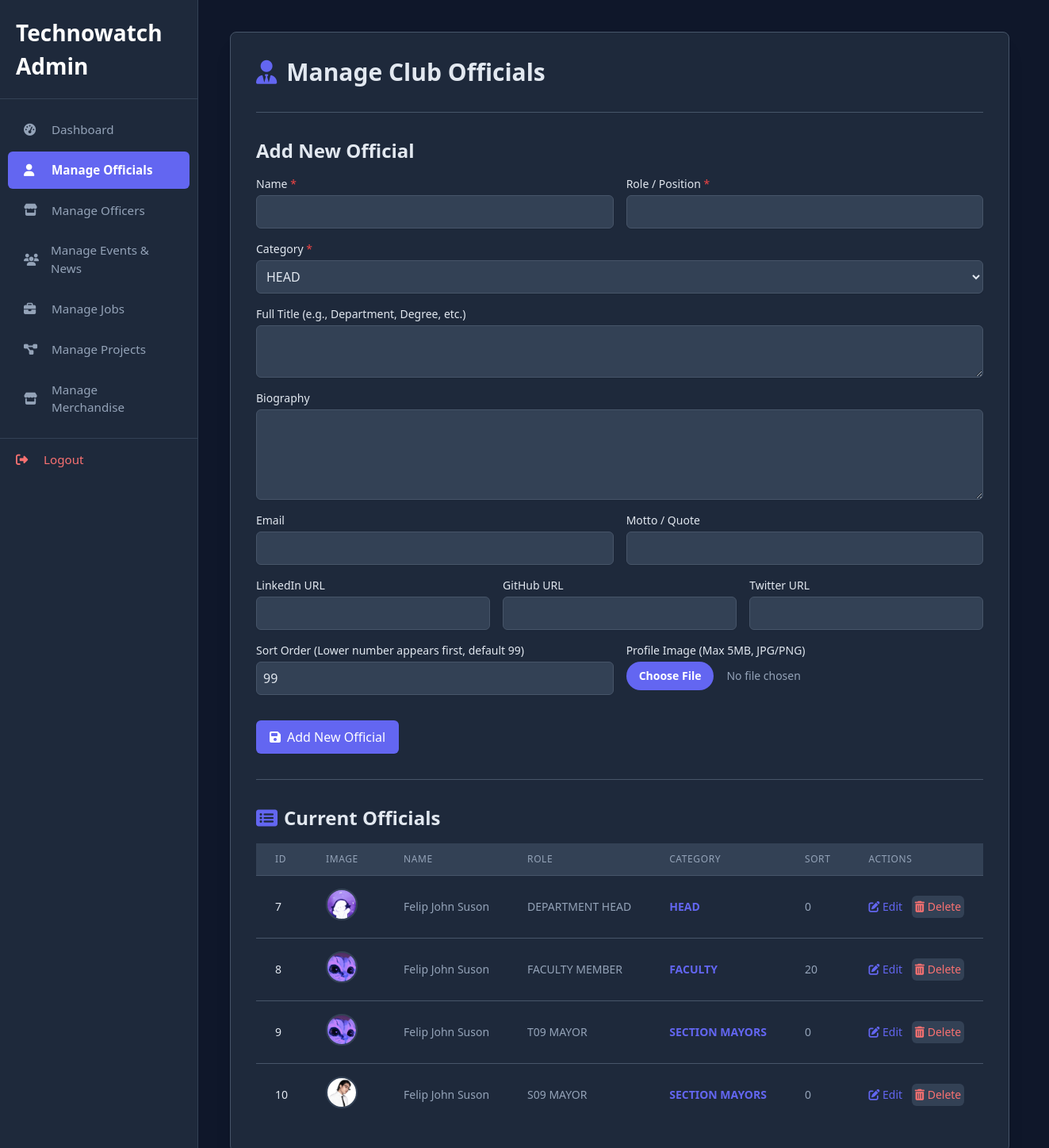
The app's page /admin/manage_officials.php with its own data.
### tables this page shows
CREATE TABLE `officials` (
  `id` int(11) NOT NULL,
  `name` varchar(100) NOT NULL,
  `role` varchar(100) NOT NULL,
  `full_title` varchar(255) NOT NULL,
  `motto` text DEFAULT NULL,
  `bio_content` text DEFAULT NULL,
  `email` varchar(100) DEFAULT NULL,
  `linkedin` varchar(255) DEFAULT NULL,
  `twitter` varchar(255) DEFAULT NULL,
  `github` varchar(255) DEFAULT NULL,
  `image_path` varchar(255) DEFAULT NULL,
  `category` varchar(100) NOT NULL,
  `sort_order` int(11) NOT NULL DEFAULT 0
);

### admin/manage_officials.php (the view, shortened to what this page needs)
<?php
include 'includes/db_connect.php';
$query = "SELECT * FROM officials ORDER BY FIELD(category, 'HEAD', 'FACULTY', 'SECTION MAYORS'), sort_order ASC, name ASC";
$result = $conn->query($query);
$officials = [];
while ($row = $result->fetch_assoc()) {
    $officials[] = $row;
}
$official_to_edit = null;
?>
<!DOCTYPE html>
<html lang="en">
<head>
    <link rel="stylesheet" href="assets/css/sidebar.css">
    <script src="https://cdn.tailwindcss.com"></script>
</head>
<body class="font-sans"> <div class="flex min-h-screen">
    <div class="admin-sidebar">
        <?php
        include 'includes/admin_sidebar.php';
        ?>
    </div>
        <div class="flex-1 p-6 lg:p-10 ml-250">
        <div class="max-w-7xl mx-auto bg-dark-card p-8 rounded-lg shadow-xl border border-dark-border">
            <h1 class="text-3xl font-bold text-text-light mb-6 flex items-center">
                <i class="fas fa-user-tie mr-3 text-primary-indigo"></i> Manage Club Officials
            </h1>
            <hr class="my-8 border-dark-border">
            <h2 class="text-2xl font-semibold text-text-light mb-4"><?= $official_to_edit ? 'Edit Official' : 'Add New Official'; ?></h2>
            <form method="POST" enctype="multipart/form-data" class="space-y-4">
                <div class="grid grid-cols-1 md:grid-cols-2 gap-4">
                    <div class="form-group">
                        <label for="name" class="block text-sm font-medium text-text-light">Name <span class="text-red-500">*</span></label>
                        <input type="text" id="name" name="name" value="<?= htmlspecialchars($official_to_edit['name'] ?? ''); ?>" required class="mt-1 block w-full rounded-md border-dark-border shadow-sm focus:border-primary-indigo focus:ring-primary-indigo p-2 border bg-dark-input text-text-light">
                    </div>
                    <div class="form-group">
                        <label for="role" class="block text-sm font-medium text-text-light">Role / Position <span class="text-red-500">*</span></label>
                        <input type="text" id="role" name="role" value="<?= htmlspecialchars($official_to_edit['role'] ?? ''); ?>" required class="mt-1 block w-full rounded-md border-dark-border shadow-sm focus:border-primary-indigo focus:ring-primary-indigo p-2 border bg-dark-input text-text-light">
                    </div>
                </div>
                <div class="form-group">
                    <label for="category" class="block text-sm font-medium text-text-light">Category <span class="text-red-500">*</span></label>
                    <select id="category" name="category" required class="mt-1 block w-full rounded-md border-dark-border shadow-sm focus:border-primary-indigo focus:ring-primary-indigo p-2 border bg-dark-input text-text-light">
                        <?php $current_cat = $official_to_edit['category'] ?? ''; ?>
                        <option value="HEAD" <?= $current_cat === 'HEAD' ? 'selected' : ''; ?>>HEAD</option>
                    </select>
                </div>
                <div class="form-group">
                    <label for="full_title" class="block text-sm font-medium text-text-light">Full Title (e.g., Department, Degree, etc.)</label>
                    <textarea id="full_title" name="full_title" class="mt-1 block w-full rounded-md border-dark-border shadow-sm focus:border-primary-indigo focus:ring-primary-indigo p-2 border bg-dark-input text-text-light"><?= htmlspecialchars($official_to_edit['full_title'] ?? ''); ?></textarea>
                </div>
                <div class="form-group">
                    <label for="bio_content" class="block text-sm font-medium text-text-light">Biography</label>
                    <textarea id="bio_content" name="bio_content" rows="4" class="mt-1 block w-full rounded-md border-dark-border shadow-sm focus:border-primary-indigo focus:ring-primary-indigo p-2 border bg-dark-input text-text-light"><?= htmlspecialchars($official_to_edit['bio_content'] ?? ''); ?></textarea>
                </div>
                <div class="grid grid-cols-1 md:grid-cols-2 gap-4">
                    <div class="form-group">
                        <label for="email" class="block text-sm font-medium text-text-light">Email</label>
                        <input type="email" id="email" name="email" value="<?= htmlspecialchars($official_to_edit['email'] ?? ''); ?>" class="mt-1 block w-full rounded-md border-dark-border shadow-sm focus:border-primary-indigo focus:ring-primary-indigo p-2 border bg-dark-input text-text-light">
                    </div>
                    <div class="form-group">
                        <label for="motto" class="block text-sm font-medium text-text-light">Motto / Quote</label>
                        <input type="text" id="motto" name="motto" value="<?= htmlspecialchars($official_to_edit['motto'] ?? ''); ?>" class="mt-1 block w-full rounded-md border-dark-border shadow-sm focus:border-primary-indigo focus:ring-primary-indigo p-2 border bg-dark-input text-text-light">
                    </div>
                </div>
                <div class="grid grid-cols-1 md:grid-cols-3 gap-4">
                    <div class="form-group">
                        <label for="linkedin" class="block text-sm font-medium text-text-light">LinkedIn URL</label>
                        <input type="text" id="linkedin" name="linkedin" value="<?= htmlspecialchars($official_to_edit['linkedin'] ?? ''); ?>" class="mt-1 block w-full rounded-md border-dark-border shadow-sm focus:border-primary-indigo focus:ring-primary-indigo p-2 border bg-dark-input text-text-light">
                    </div>
                    <div class="form-group">
                        <label for="github" class="block text-sm font-medium text-text-light">GitHub URL</label>
                        <input type="text" id="github" name="github" value="<?= htmlspecialchars($official_to_edit['github'] ?? ''); ?>" class="mt-1 block w-full rounded-md border-dark-border shadow-sm focus:border-primary-indigo focus:ring-primary-indigo p-2 border bg-dark-input text-text-light">
                    </div>
                    <div class="form-group">
                        <label for="twitter" class="block text-sm font-medium text-text-light">Twitter URL</label>
                        <input type="text" id="twitter" name="twitter" value="<?= htmlspecialchars($official_to_edit['twitter'] ?? ''); ?>" class="mt-1 block w-full rounded-md border-dark-border shadow-sm focus:border-primary-indigo focus:ring-primary-indigo p-2 border bg-dark-input text-text-light">
                    </div>
                </div>
                <div class="grid grid-cols-1 md:grid-cols-2 gap-4">
                    <div class="form-group">
                        <label for="sort_order" class="block text-sm font-medium text-text-light">Sort Order (Lower number appears first, default 99)</label>
                        <input type="number" id="sort_order" name="sort_order" value="<?= htmlspecialchars($official_to_edit['sort_order'] ?? '99'); ?>" min="0" class="mt-1 block w-full rounded-md border-dark-border shadow-sm focus:border-primary-indigo focus:ring-primary-indigo p-2 border bg-dark-input text-text-light">
                    </div>
                    <div class="form-group">
                        <label for="image" class="block text-sm font-medium text-text-light">Profile Image (Max 5MB, JPG/PNG)</label>
                        <input type="file" id="image" name="image" accept="image/jpeg,image/png" class="mt-1 block w-full text-sm text-text-muted file:mr-4 file:py-2 file:px-4 file:rounded-full file:border-0 file:text-sm file:font-semibold file:bg-primary-indigo file:text-white hover:file:bg-indigo-700">
                    </div>
                </div>
                <div class="flex space-x-3 pt-4">
                    <button type="submit" name="submit_official" class="flex items-center justify-center px-4 py-2 border border-transparent text-base font-medium rounded-md shadow-sm text-white bg-primary-indigo hover:bg-indigo-700 focus:outline-none focus:ring-2 focus:ring-offset-2 focus:ring-primary-indigo">
                        <i class="fas fa-save mr-2"></i> <?= $official_to_edit ? 'Update Official' : 'Add New Official'; ?>
                    </button>
                </div>
            </form>
            <hr class="my-8 border-dark-border">
            <h2 class="text-2xl font-semibold text-text-light mb-4 flex items-center">
                <i class="fas fa-list-alt mr-2 text-primary-indigo"></i> Current Officials
            </h2>
            <div class="overflow-x-auto">
                <table class="min-w-full divide-y divide-dark-border shadow-md rounded-lg">
                    <thead class="bg-dark-input">
                        <tr>
                            <th scope="col" class="px-6 py-3 text-left text-xs font-medium text-text-muted uppercase tracking-wider">ID</th>
                            <th scope="col" class="px-6 py-3 text-left text-xs font-medium text-text-muted uppercase tracking-wider">Image</th>
                            <th scope="col" class="px-6 py-3 text-left text-xs font-medium text-text-muted uppercase tracking-wider">Name</th>
                            <th scope="col" class="px-6 py-3 text-left text-xs font-medium text-text-muted uppercase tracking-wider">Role</th>
                            <th scope="col" class="px-6 py-3 text-left text-xs font-medium text-text-muted uppercase tracking-wider">Category</th>
                            <th scope="col" class="px-6 py-3 text-left text-xs font-medium text-text-muted uppercase tracking-wider">Sort</th>
                            <th scope="col" class="px-6 py-3 text-left text-xs font-medium text-text-muted uppercase tracking-wider">Actions</th>
                        </tr>
                    </thead>
                    <tbody class="bg-dark-card divide-y divide-dark-border">
                        <?php foreach ($officials as $official): ?>
                            <tr>
                                <td class="px-6 py-4 whitespace-nowrap text-sm font-medium text-text-light"><?= htmlspecialchars($official['id']); ?></td>
                                <td class="px-6 py-4 whitespace-nowrap">
                                    <?php if (!empty($official['image_path'])): ?>
                                        <span class="img-preview" style="background-image:url('../<?= htmlspecialchars($official['image_path']); ?>')"></span>
                                    <?php else: ?>
                                        N/A
                                    <?php endif; ?>
                                </td>
                                <td class="px-6 py-4 whitespace-nowrap text-sm text-text-muted"><?= htmlspecialchars($official['name']); ?></td>
                                <td class="px-6 py-4 whitespace-nowrap text-sm text-text-muted"><?= htmlspecialchars($official['role']); ?></td>
                                <td class="px-6 py-4 whitespace-nowrap text-sm font-semibold text-primary-indigo"><?= htmlspecialchars($official['category']); ?></td>
                                <td class="px-6 py-4 whitespace-nowrap text-sm text-text-muted"><?= htmlspecialchars($official['sort_order']); ?></td>
                                <td class="px-6 py-4 whitespace-nowrap text-sm font-medium action-links">
                                    <a href="manage_officials.php?edit_id=<?= $official['id']; ?>" title="Edit" class="text-primary-indigo hover:text-indigo-400">
                                        <i class="fas fa-edit"></i> Edit
                                    </a>
                                    <form method="POST" style="display:inline;" onsubmit="return confirm('Are you sure you want to delete <?= addslashes($official['name']); ?>?');">
                                        <button type="submit" class="text-red-400 hover:text-red-300 ml-2 p-1 rounded-md bg-dark-input hover:bg-dark-border">
                                            <i class="fas fa-trash-alt"></i> Delete
                                        </button>
                                    </form>
                                </td>
                            </tr>
                        <?php endforeach; ?>
                    </tbody>
                </table>
            </div>
        </div>
    </div>
    </div>
</body>
</html>

### admin/includes/admin_sidebar.php
<div class="sidebar-header">
    <h2>Technowatch Admin</h2>
</div>
<ul class="nav-list">
    <li>
        <a href="dashboard.php" class="<?php echo (basename($_SERVER['PHP_SELF']) == 'dashboard.php') ? 'active' : ''; ?>">
            <i class="fas fa-tachometer-alt"></i>
            <span>Dashboard</span>
        </a>
    </li>
    <li>
        <a href="manage_officials.php" class="<?php echo (basename($_SERVER['PHP_SELF']) == 'manage_officials.php') ? 'active' : ''; ?>">
            <i class="fas fa-user"></i>
            <span>Manage Officials</span>
        </a>
    </li>
    <li>
        <a href="manage_officers.php" class="<?php echo (basename($_SERVER['PHP_SELF']) == 'manage_officers.php') ? 'active' : ''; ?>">
            <i class="fa-solid fa-store"></i>
            <span>Manage Officers</span>
        </a>
    </li>
    <li>
        <a href="manage_events_news.php" class="<?php echo (basename($_SERVER['PHP_SELF']) == 'manage_events_news.php') ? 'active' : ''; ?>">
            <i class="fas fa-users"></i>
            <span>Manage Events & News</span>
        </a>
    </li>
    <li>
        <a href="manage_jobs.php" class="<?php echo (basename($_SERVER['PHP_SELF']) == 'manage_jobs.php') ? 'active' : ''; ?>">
            <i class="fas fa-briefcase"></i>
            <span>Manage Jobs</span>
        </a>
    </li>
    <li>
        <a href="manage_projects.php" class="<?php echo (basename($_SERVER['PHP_SELF']) == 'manage_projects.php') ? 'active' : ''; ?>">
            <i class="fas fa-project-diagram"></i> <span>Manage Projects</span>
        </a>
    </li>
    <li>
        <a href="manage_merch.php" class="<?php echo (basename($_SERVER['PHP_SELF']) == 'manage_merch.php') ? 'active' : ''; ?>">
            <i class="fa-solid fa-store"></i>
            <span>Manage Merchandise</span>
        </a>
    </li>
    <li>
        <a href="logout.php" class="logout-link">
            <i class="fas fa-sign-out-alt"></i>
            <span>Logout</span>
        </a>
    </li>
</ul>

### admin/assets/css/sidebar.css (style rules this page uses)
body { font-family: 'Inter', sans-serif; background-color: #0f172a; color: #e2e8f0; margin: 0; display: flex; min-height: 100vh; }
.admin-sidebar { width: 250px; background-color: #1e293b; border-right: 1px solid #334155; padding: 20px 0; position: fixed; top: 0; left: 0; height: 100%; z-index: 1000; overflow-y: auto; }
.sidebar-header { padding: 0 20px 20px; margin-bottom: 15px; border-bottom: 1px solid #334155; }
.sidebar-header h2 { color: #ffffff; font-size: 1.75rem; font-weight: 700; }
.nav-list { list-style: none; padding: 0; margin: 0; }
.nav-list a { display: flex; align-items: center; padding: 12px 20px; text-decoration: none; color: #94a3b8; font-size: 0.95rem; transition: background-color 0.2s, color 0.2s; margin: 4px 10px; border-radius: 6px; }
.nav-list a i { margin-right: 15px; width: 20px; }
.nav-list a.active { color: #ffffff; background-color: #6366f1; font-weight: 600; }
.nav-list a.logout-link { margin-top: 25px; color: #f87171; border-top: 1px solid #334155; padding-top: 15px; margin-top: 15px; margin-left: 0; margin-right: 0; border-radius: 0; }

### admin/manage_officials.php (style rules this page uses)
.img-preview { display: inline-block; width: 40px; height: 40px; border-radius: 50%; background-size: cover; background-position: center; margin-right: 10px; border: 2px solid #334155; }

### records on screen
officials: id "7", image_path (picture), name "Felip John Suson", role "DEPARTMENT HEAD", category "HEAD", sort_order "0"
officials: id "8", image_path (picture), name "Felip John Suson", role "FACULTY MEMBER", category "FACULTY", sort_order "20"
officials: id "9", image_path (picture), name "Felip John Suson", role "T09 MAYOR", category "SECTION MAYORS", sort_order "0"
officials: id "10", image_path (picture), name "Felip John Suson", role "S09 MAYOR", category "SECTION MAYORS", sort_order "0"
